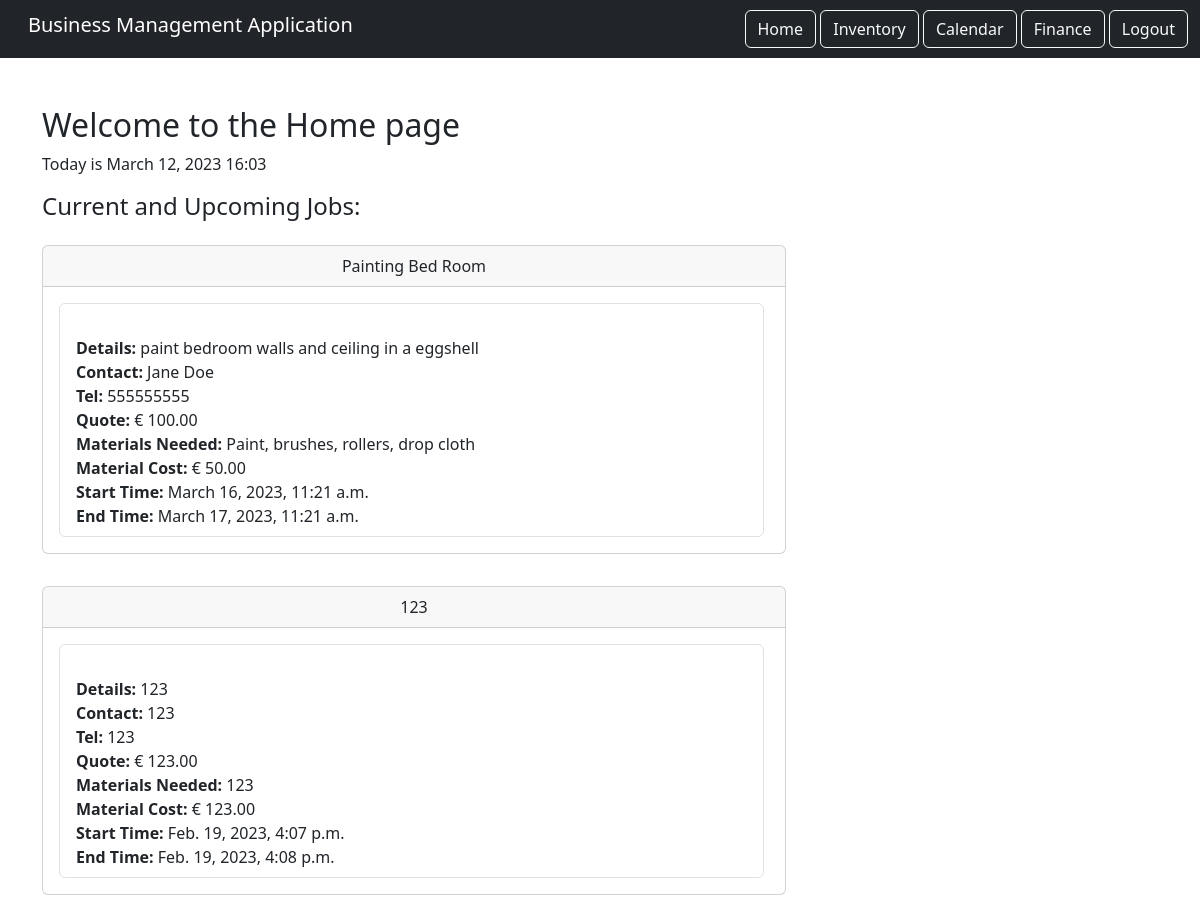
The app's page / (signed in), older data.
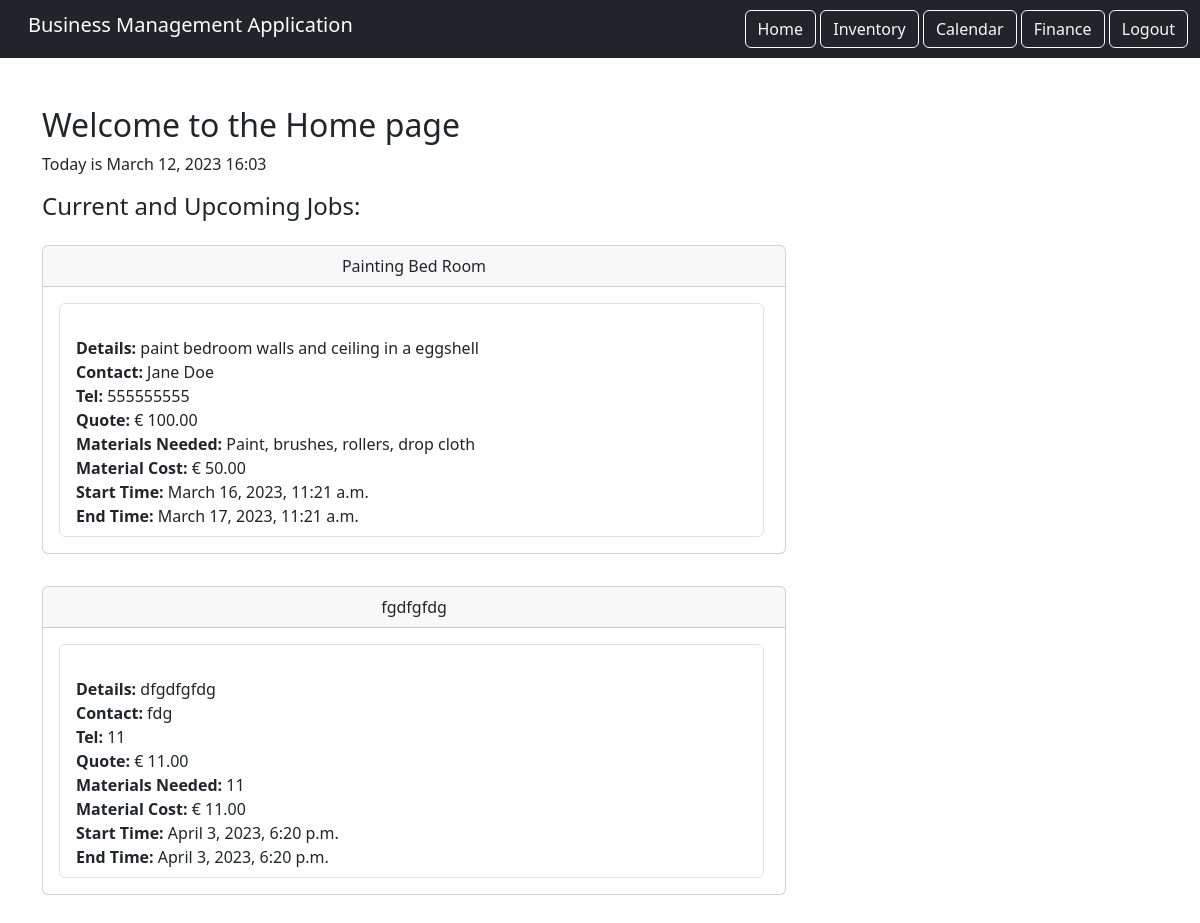
The same page, newer data.
### calendar_component/models.py (models this page shows, shortened)
class Booking(models.Model):
    title = models.CharField(max_length=200)
    details = models.TextField()
    contact = models.CharField(max_length=200)
    phone_number = models.CharField(max_length=15)
    quote = models.DecimalField(max_digits=10, decimal_places=2)
    materials_needed = models.TextField()
    materials_cost = models.DecimalField(max_digits=10, decimal_places=2)
    start_time = models.DateTimeField()
    end_time = models.DateTimeField()
    completed = models.BooleanField(default=False)

### home/views.py (the view)
# urls.py: path('', views.HomePage.as_view(), name="home"),
class HomePage(LoginRequiredMixin, TemplateView):
    template_name = 'home.html'
    login_url = '/login'
    def get_context_data(self, **kwargs):
        context = super().get_context_data(**kwargs)
        context['now'] = timezone.now()
        context['events'] = Booking.objects.filter(completed=False)[:2]
        return context

### home/templates/home.html (shortened to what this page needs)
{% extends 'base.html' %}
{% load static %}
{% block content %}
    <div class="row">
        <div class="col">
            <div class="home-holder">
                <h1 class="fs-2">Welcome to the Home page</h1>
            </div>
        </div>
    </div>
    <p>Today is {{ now|date:'F d, Y H:i' }}</p>
    <div class="flex-start">
        <h4>Current and Upcoming Jobs:</h4>
    </div>
    <div>
        {% for event in events %}
            <div class="col-md-8 py-3">
                <div class="card">
                    <div class="card-header text-center">
                        {{ event.title }}
                    </div>
                    <div class="card-body">
                        <ul class="list-group">
                            <li class="list-group-item">
                                <br> <span class="text-left"><strong> Details: </strong> {{ event.details }}</span>
                                <br> <span class="text-left"><strong> Contact: </strong> {{ event.contact }}</span>
                                <br> <span class="text-left"><strong> Tel: </strong> {{ event.phone_number }}</span>
                                <br> <span class="text-left"><strong> Quote: </strong> &euro; {{ event.quote }}</span>
                                <br> <span class="text-left"><strong> Materials Needed: </strong> {{ event.materials_needed }}</span>
                                <br> <span class="text-left"><strong> Material Cost: </strong> &euro; {{ event.materials_cost }} </span>
                                <br> <span class="text-left"><strong> Start Time: </strong> {{ event.start_time }}</span>
                                <br> <span class="text-left"><strong> End Time: </strong> {{ event.end_time }}</span>
                        </ul>
                    </div>
                </div>
            </div>
        {% endfor %}
    </div>
{% endblock content %}

Row changes from the older to the newer data that the page shows:
removed Booking: title "123", details "123", contact "123", phone_number "123", quote "123.00", materials_needed "123", materials_cost "123.00", start_time "Feb. 19, 2023, 4:07 p.m.", end_time "Feb. 19, 2023, 4:08 p.m."
now on this page (row unchanged): Booking: title "fgdfgfdg", details "dfgdfgfdg", contact "fdg", phone_number "11", quote "11.00", materials_needed "11", materials_cost "11.00", start_time "April 3, 2023, 6:20 p.m.", end_time "April 3, 2023, 6:20 p.m."
